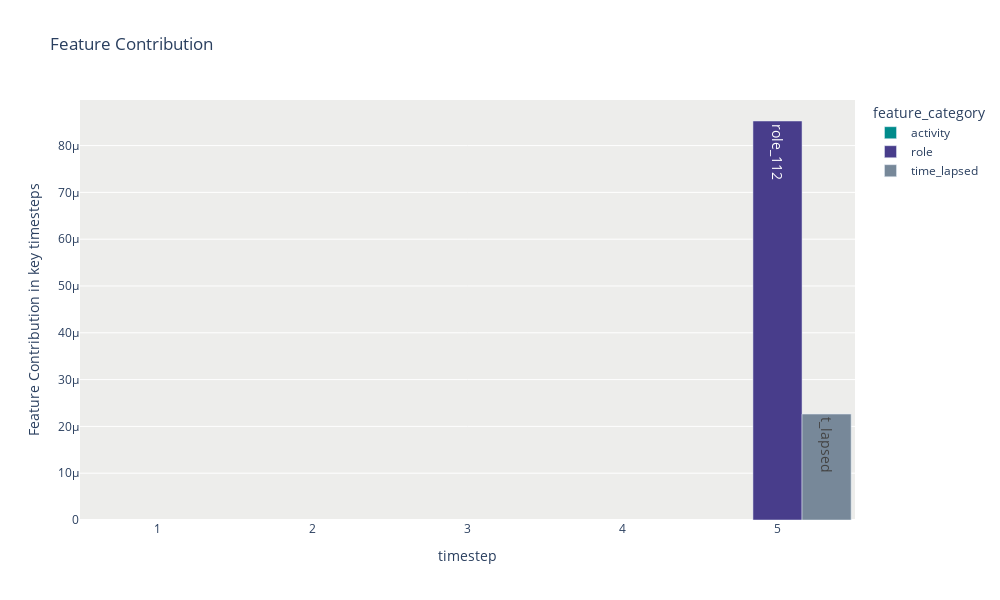

Write notebook code for a chart like this one.
### Code cell
explain_local(output_with_attention,x_test,y_test,index_ac,index_rl,index_ne,3,9)

### Figure 1 — Plotly figure (JSON) as saved in the notebook; plotly's stock layout.template omitted (floating-point values rounded to 4 significant figures)
{"data": [{"alignmentgroup": "True", "hovertemplate": "feature_category=activity<br>timestep=%{x}<br>Feature Contribution in key timesteps=%{y}<br>feature=%{text}<extra></extra>", "legendgroup": "activity", "marker": {"color": "darkcyan", "pattern": {"shape": ""}}, "name": "activity", "offsetgroup": "activity", "orientation": "v", "showlegend": true, "text": ["none", "none", "none", "A_PARTLYSUBMITTED", "A_PARTLYSUBMITTED"], "textangle": 90, "textfont": {"size": 14}, "textposition": "auto", "type": "bar", "x": [5, 4, 3, 2, 1], "xaxis": "x", "y": [null, null, null, null, null], "yaxis": "y"}, {"alignmentgroup": "True", "hovertemplate": "feature_category=role<br>timestep=%{x}<br>Feature Contribution in key timesteps=%{y}<br>feature=%{text}<extra></extra>", "legendgroup": "role", "marker": {"color": "darkslateblue", "pattern": {"shape": ""}}, "name": "role", "offsetgroup": "role", "orientation": "v", "showlegend": true, "text": ["role_112", "none", "none", "role_000", "role_000"], "textangle": 90, "textfont": {"size": 14}, "textposition": "auto", "type": "bar", "x": [5, 4, 3, 2, 1], "xaxis": "x", "y": [8.525e-05, null, null, null, null], "yaxis": "y"}, {"alignmentgroup": "True", "hovertemplate": "feature_category=time_lapsed<br>timestep=%{x}<br>Feature Contribution in key timesteps=%{y}<br>feature=%{text}<extra></extra>", "legendgroup": "time_lapsed", "marker": {"color": "lightslategray", "pattern": {"shape": ""}}, "name": "time_lapsed", "offsetgroup": "time_lapsed", "orientation": "v", "showlegend": true, "text": ["t_lapsed", "t_lapsed", "t_lapsed", "t_lapsed", "t_lapsed"], "textangle": 90, "textfont": {"size": 14}, "textposition": "auto", "type": "bar", "x": [5, 4, 3, 2, 1], "xaxis": "x", "y": [2.263e-05, null, null, null, null], "yaxis": "y"}], "layout": {"bargap": 0.05, "barmode": "group", "height": 600, "legend": {"title": {"text": "feature_category"}, "tracegroupgap": 0}, "plot_bgcolor": "rgb(237,237,235)", "title": {"text": "Feature Contribution"}, "uniformtext": {"minsize": 14, "mode": "show"}, "width": 1000, "xaxis": {"anchor": "y", "domain": [0, 1], "title": {"text": "timestep"}}, "yaxis": {"anchor": "x", "domain": [0, 1], "title": {"text": "Feature Contribution in key timesteps"}}}}
